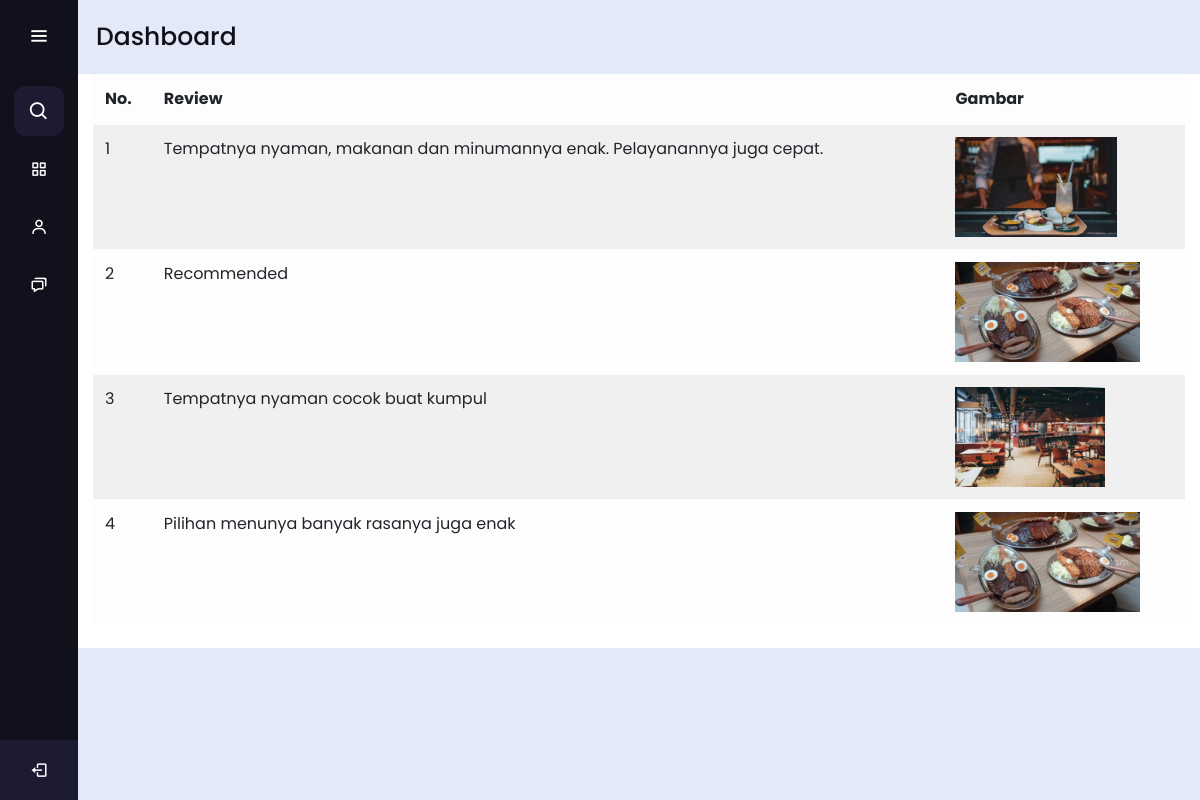
The app's page /admin.php (signed in) with its own data.
### tables this page shows
CREATE TABLE `review` (
  `id` int(11) NOT NULL,
  `review` varchar(999) NOT NULL,
  `image` longblob NOT NULL
);

### admin.php (the view, shortened to what this page needs)
<!DOCTYPE html>
<html lang="en" dir="ltr">
<head>
  <link rel="stylesheet" href="assets/css/style_admin.css" />
  <link href="https://unpkg.com/boxicons@2.0.7/css/boxicons.min.css" rel="stylesheet" />
  <link rel="stylesheet" href="https://stackpath.bootstrapcdn.com/bootstrap/4.2.1/css/bootstrap.min.css">
</head>
<body>
  <?php
  include "config.php";
  $username = $_SESSION['username'];
  $query = mysqli_query($connection, "SELECT * FROM account WHERE username='$username'") or die(mysqli_error($connection));
  $data = mysqli_fetch_array($query);
  ?>
  <div class="sidebar">
    <div class="logo-details">
      <i class="bx bx-menu" id="btn"></i>
    </div>
    <ul class="nav-list">
      <li>
        <i class="bx bx-search"></i>
      </li>
      <li>
        <a href="admin.php">
          <i class="bx bx-grid-alt"></i>
        </a>
      </li>
      <li>
        <a href="user.php">
          <i class="bx bx-user"></i>
        </a>
      </li>
      <li>
        <a href="messages.php">
          <i class="bx bx-chat"></i>
        </a>
      </li>
      <li class="profile">
        <div class="profile-details">
          <div class="name_job">
            <div class="name"><?php echo $data['username']; ?></div>
            <div class="role"><?php echo $data['role']; ?></div>
          </div>
        </div>
        <a href="logout.php"><i class="bx bx-log-out" id="log_out"></i></a>
      </li>
    </ul>
  </div>
  <section class="home-section" id="dashboard">
    <div class="text">Dashboard</div>
    <div class="container bg-white pb-2" align="center">
      <center>
        <table class="table table-light table-striped">
          <thead>
            <tr>
              <th scope="col">No.</th>
              <th scope="col">Review</th>
              <th scope="col">Gambar</th>
            </tr>
          </thead>
          <tbody>
            <?php
            function dekripsi_rot13($decrypt1)
            {
              for ($i = 0; $i < strlen($decrypt1); $i++) {
                $c = ord($decrypt1[$i]);
                if ($c >= ord('n') & $c <= ord('z') | $c >= ord('N') & $c <= ord('Z')) {
                  $c -= 13;
                } elseif ($c >= ord('a') & $c <= ord('m') | $c >= ord('A') & $c <= ord('M')) {
                  $c += 13;
                }
                $decrypt1[$i] = chr($c);
              }
              return $decrypt1;
            }
            include 'config.php';
            $query = mysqli_query($connection, "SELECT * from review");
            $s = 1;
            while ($data = mysqli_fetch_array($query)) { ?>
              <tr>
                <td> <?php echo $s++ ?></td>
                <td>
                  <?php
                  $message = $data['review'];
                  $cipher = "AES-256-CBC";
                  $secret = "12345678901234567890123456789012";
                  $option = 0;
                  $iv = str_repeat("0", openssl_cipher_iv_length($cipher));
                  $decrypt1 = openssl_decrypt($message, $cipher, $secret, $option, $iv);
                  $final = dekripsi_rot13($decrypt1);
                  echo $final;
                  ?>
                </td>
                <td>
                  <?php
                  $image = $data['image'];
                  echo '<img src="assets/img/' . $image . '.jpg" alt="Deskripsi Gambar""width="100" height="100">';
                  ?>
                </td>
              </tr>
            <?php
            }
            ?>
          </tbody>
        </table>
      </center>
    </div>
  </section>
</body>
</html>

### assets/css/style_admin.css (style rules this page uses)
* { margin: 0; padding: 0; box-sizing: border-box; font-family: 'Poppins', sans-serif; }
.sidebar { position: fixed; left: 0; top: 0; height: 100%; width: 78px; background: #11101d; padding: 6px 14px; z-index: 99; transition: all 0.5s ease; }
.sidebar .logo-details { height: 60px; display: flex; align-items: center; position: relative; }
.sidebar .logo-details #btn { position: absolute; top: 50%; right: 0; transform: translateY(-50%); font-size: 22px; transition: all 0.4s ease; font-size: 23px; text-align: center; cursor: pointer; transition: all 0.5s ease; }
.sidebar i { color: #fff; height: 60px; min-width: 50px; font-size: 28px; text-align: center; line-height: 60px; }
.sidebar .nav-list { margin-top: 20px; height: 100%; }
.sidebar li { position: relative; margin: 8px 0; list-style: none; }
.sidebar .bx-search { position: absolute; top: 50%; left: 0; transform: translateY(-50%); font-size: 22px; background: #1d1b31; color: #fff; }
.sidebar li a { display: flex; height: 100%; width: 100%; border-radius: 12px; align-items: center; text-decoration: none; transition: all 0.4s ease; background: #11101d; }
.sidebar li i { height: 50px; line-height: 50px; font-size: 18px; border-radius: 12px; }
.sidebar li.profile { position: fixed; height: 60px; width: 78px; left: 0; bottom: -8px; padding: 10px 14px; background: #1d1b31; transition: all 0.5s ease; overflow: hidden; }
.sidebar li .profile-details { display: flex; align-items: center; flex-wrap: nowrap; }
.sidebar li.profile .name, .sidebar li.profile .job { font-size: 15px; font-weight: 400; color: #fff; white-space: nowrap; }
.sidebar .profile #log_out { position: absolute; top: 50%; right: 0; transform: translateY(-50%); background: #1d1b31; width: 100%; height: 60px; line-height: 60px; border-radius: 0px; transition: all 0.5s ease; }
.home-section { position: relative; background: #e4e9f7; min-height: 100vh; top: 0; left: 78px; width: calc(100% - 78px); transition: all 0.5s ease; z-index: 2; }
.home-section .text { display: inline-block; color: #11101d; font-size: 25px; font-weight: 500; margin: 18px; }

### records on screen
review: review "Tempatnya nyaman, makanan dan minumannya enak. Pelayanannya juga cepat.", image (picture)
review: review "Recommended", image (picture)
review: review "Tempatnya nyaman cocok buat kumpul", image (picture)
review: review "Pilihan menunya banyak rasanya juga enak", image (picture)
